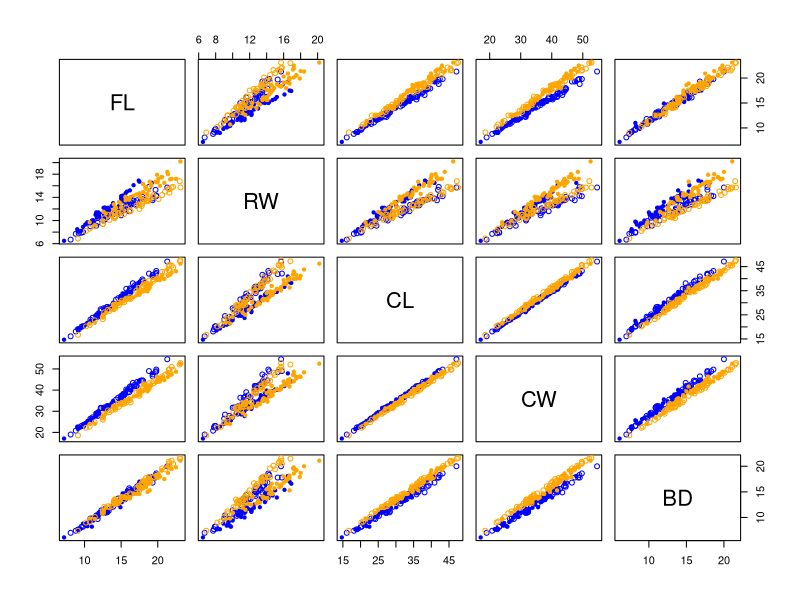
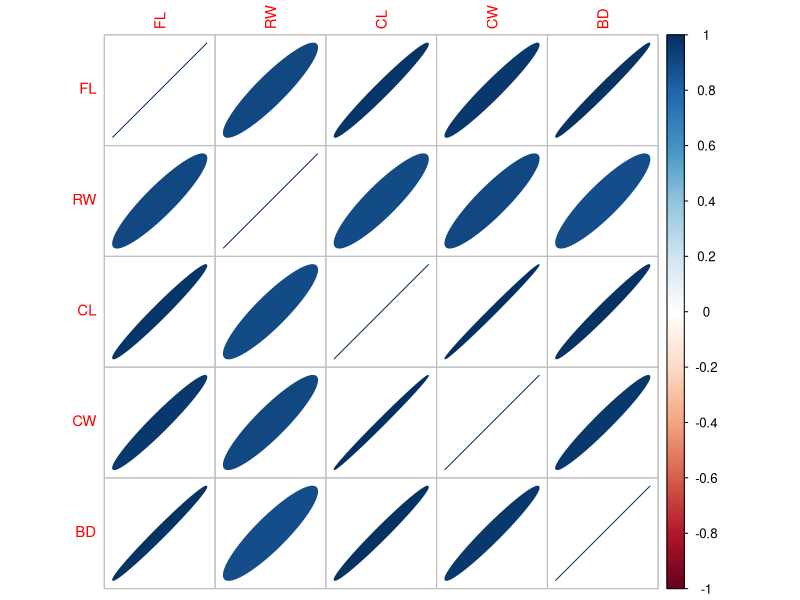
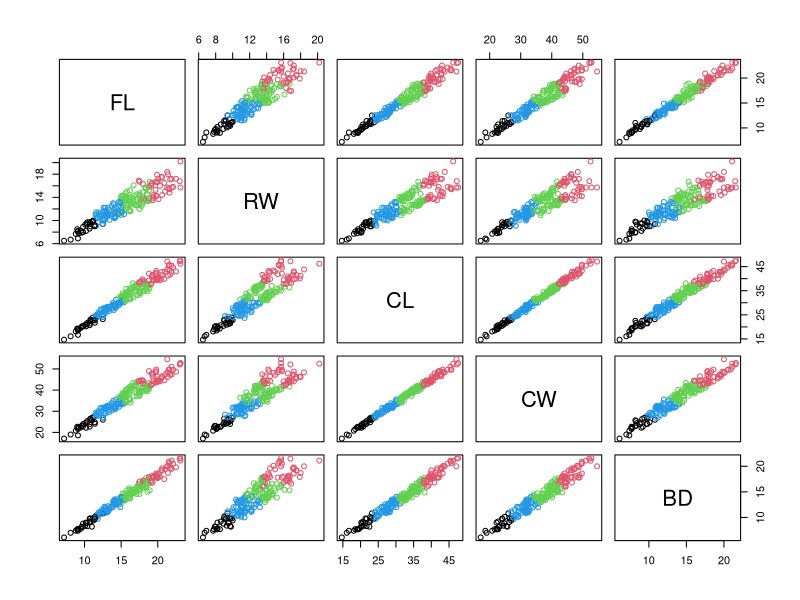
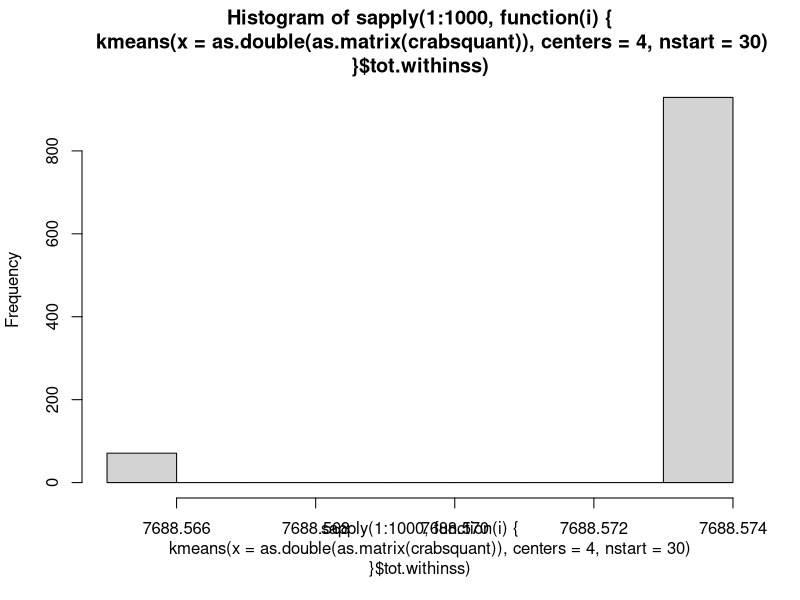

Generate these figures, in order, with R:
## ---- chunk 1
knitr::opts_chunk$set(echo = TRUE)
## ---- chunk 2
library(mclust)
library(nnet)
data("iris")
head(iris)

C <- class.ind(cl = iris$Species)
X <- matrix(iris[,-5])

mu_T <- sapply(iris[,1:4], mean) 

n_k <- sapply(1:3, function(i){
  sum(C[,i])
})
mu_k <- t(as.matrix(C)) %*% as.matrix(iris[,1:4]) / n_k


## ---- chunk 3
library(MASS)
data(crabs)
help(crabs)
pairs(x = crabs[,4:8], col = c("blue","orange")[crabs$sp], pch = c(20,21)[crabs$sex])
## ---- chunk 4
cor <- cor(crabs[,4:8])
corrplot::corrplot(cor, method = "ellipse", tl.cex = 0.9)

km4 <- kmeans(x = crabs[,4:8], nstart = 1, centers = 4)
plot(x = crabs[,4:8], col = km4$cluster)
points(km4$centers, col = 1:5, pch = 8)
crabsquant <- crabs[,4:8]
hist(sapply(1:1000, function(i){kmeans(x = as.double(as.matrix(crabsquant)), centers = 4, nstart = 30)}$tot.withinss))
## ---- chunk 5
crabsquant2 <- crabsquant[,-3]/crabsquant$CL
names(crabsquant2) <- paste(names(crabsquant[,-3]),"/CL")

kmeans(crabsquant2, 4, nstart = 30)$cluster -> cluster
natural.classes <- paste(crabs$sex, crabs$sp, sep = "-")
table(cluster, natural.classes)
